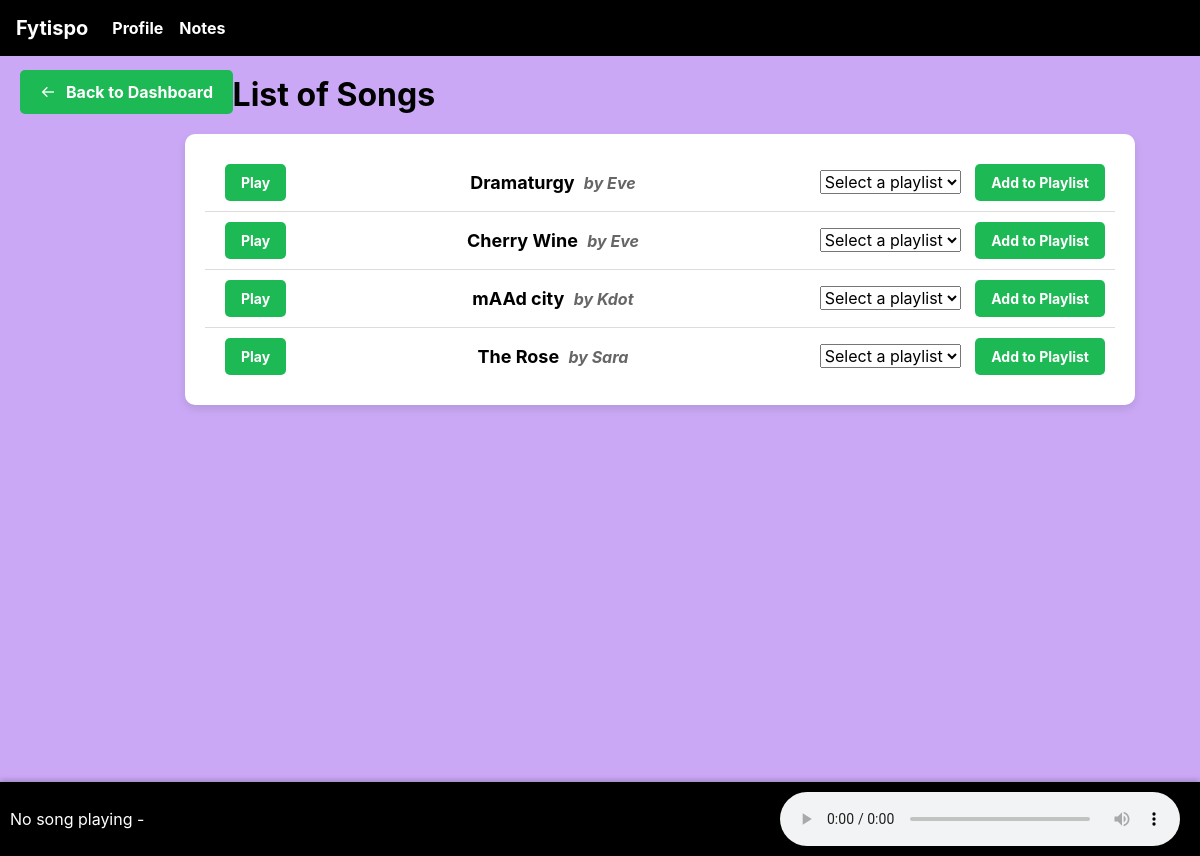
Page /musicPlayer/ (signed in) on the committed database.
### FytispoApp/models.py (models this page shows, shortened)
class Song(models.Model):
    song_id = models.AutoField(primary_key=True)  # Auto-incremented primary key
    title = models.CharField(max_length=255)
    genre = models.CharField(max_length=255)
    duration = models.IntegerField()  # Store in seconds
    play_count = models.IntegerField(default=0)  # Default to 0
    audio_file = models.FileField(upload_to='media/songs/')  # Store audio files
    upload_date = models.DateTimeField(auto_now_add=True)  # Auto timestamp
    user = models.ForeignKey(User, on_delete=models.CASCADE, related_name="songs")
    content = models.ForeignKey("Content", on_delete=models.CASCADE, related_name="songs")
    flag_report = models.ForeignKey("FlagReport", on_delete=models.SET_NULL, null=True, blank=True, related_name="flagged_songs")

class User(AbstractUser):
    user_id = models.AutoField(primary_key=True)  # Primary Key (Auto-incremented)
    email = models.EmailField(unique=True, null=False)
    created_at = models.DateTimeField(auto_now_add=True)
    role = models.ForeignKey(Role, on_delete=models.CASCADE, related_name="users")  # Foreign Key to Role
    groups = models.ManyToManyField(
        "auth.Group",
        related_name="custom_user_groups",  # Prevents conflict
        blank=True
    )
    user_permissions = models.ManyToManyField(
        "auth.Permission",
        related_name="custom_user_permissions",  # Prevents conflict
        blank=True
    )

### FytispoApp/views.py (the view)
# urls.py: path('musicPlayer/', views.musicPlayer_view, name='musicPlayer'),  # Music player URL
def musicPlayer_view(request):
    songs = Song.objects.all()  # Fetch all songs
    playlists = Playlist.objects.filter(user=request.user)  # Fetch playlists for the logged-in user
    return render(request, 'musicPlayer.html', {'songs': songs, 'playlists': playlists})

### FytispoApp/templates/musicPlayer.html (shortened to what this page needs)
{% extends 'base.html' %}
{% load static %}
{% block extra_css %}
  <link rel="stylesheet" href="{% static 'CSS/musicPlayer.css' %}">
  <link rel="stylesheet" href="https://unpkg.com/boxicons@2.1.4/css/boxicons.min.css">
{% endblock %}
{% block content %}
<div class="dashboard-container">
    <div class="back-to-dashboard">
        <a href="{% url 'userDashboard' %}" class="back-button">
            <i class='bx bx-arrow-back'></i> Back to Dashboard
        </a>
    </div>
    <div class="main-content">
        <h1 class="header-title">🎵 List of Songs</h1>
        <div class="music-card">
            <div class="music-content">
                <ul>
                    {% for song in songs %}
                        <li>
                            <button onclick="playSong('{{ song.audio_file.url }}', '{{ song.title }}', '{{ song.user.username }}')">Play</button>
                            <strong>{{ song.title }} <em>by {{ song.user.username }}</em></strong>
                            <form method="post" action="{% url 'add_to_playlist' song.song_id %}" style="display: inline;">
                                <select name="playlist_id" required>
                                    <option value="" disabled selected>Select a playlist</option>
                                </select>
                                <button type="submit">Add to Playlist</button>
                            </form>
                        </li>
                    {% endfor %}
                </ul>
            </div>
        </div>
    </div>
    <div class="musicPlayerFooter">
        <div id="nowPlaying">
            <span id="songTitle">No song playing</span> -
        </div>
        <audio id="audioPlayer" controls>
        </audio>
    </div>
</div>
{% endblock %}

### FytispoApp/static/CSS/musicPlayer.css (style rules this page uses)
html, body { background-color: #caa8f5; height: 100%; margin: 0; padding: 0; overflow: hidden; }
.dashboard-container { display: flex; height: 100vh; }
.main-content { margin-left: 120px; padding: 20px; flex-grow: 1; overflow-y: auto; height: calc(100vh - 60px); }
.header-title { font-size: 32px; font-weight: bold; color: black; margin-bottom: 20px; }
.music-card { background-color: white; padding: 20px; border-radius: 10px; box-shadow: 0 4px 8px rgba(0, 0, 0, 0.1); }
.music-content ul { list-style-type: none; padding: 0; margin: 0; }
.music-content ul li { display: flex; justify-content: space-between; align-items: center; padding: 10px; border-bottom: 1px solid #ddd; }
.music-content ul li:last-child { border-bottom: none; }
.music-content ul li strong { font-size: 18px; color: black; }
.music-content ul li em { font-size: 16px; color: #666; margin-left: 5px; }
.music-content ul li button { background-color: #1DB954; color: white; border: none; padding: 8px 16px; font-size: 14px; font-weight: bold; cursor: pointer; border-radius: 5px; transition: all 0.3s ease-in-out; margin-left: 10px; }
.musicPlayerFooter { position: fixed; bottom: 0; left: 0; width: 100%; background: black; color: white; text-align: center; padding: 10px; display: flex; align-items: center; justify-content: space-between; box-shadow: 0 -2px 5px rgba(0, 0, 0, 0.2); }
.musicPlayerFooter audio { flex-grow: 1; max-width: 400px; margin: 0 10px; }
.back-to-dashboard { position: absolute; top: 70px; left: 20px; z-index: 1000; }
.back-button { background-color: #1DB954; color: white; padding: 10px 20px; border-radius: 5px; text-decoration: none; font-size: 16px; font-weight: bold; display: inline-flex; align-items: center; gap: 10px; transition: all 0.3s ease-in-out; }

### rows in the picture
Song: title "Dramaturgy", user.username "Eve"
Song: title "Cherry Wine", user.username "Eve"
Song: title "mAAd city", user.username "Kdot"
Song: title "The Rose", user.username "Sara"
